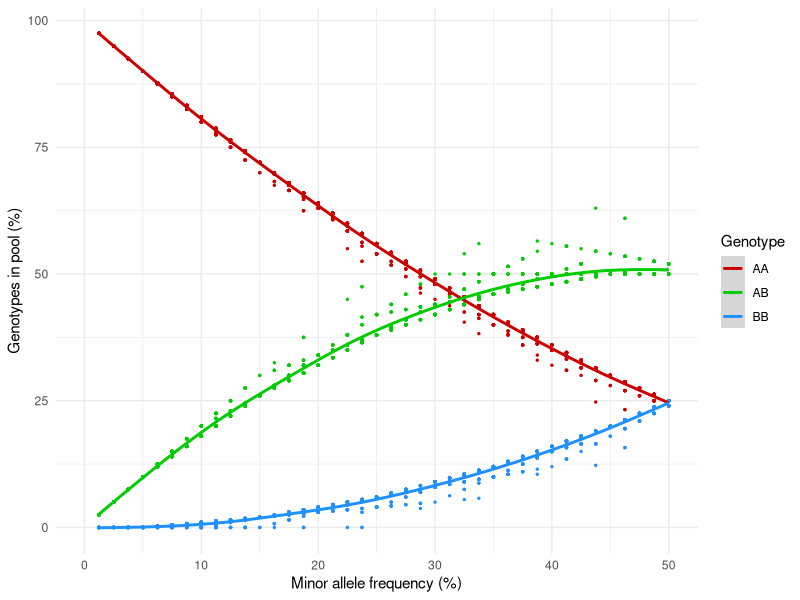

Reproduce this figure in R.
#first, the function to make random parents from an MAF pool
parent_maker<-function(male_n, female_n, MAF){
  n_par <- male_n + female_n
  t_alleles <- n_par *2
  p_MAF <- ceiling(MAF/100 * t_alleles)
  p_genpool <- c( rep( "A" , t_alleles - p_MAF) , rep( "B" , p_MAF))
  gen_indx <- c( 1:t_alleles )
  male<-c()
  female<-c()
  for ( p in 1:n_par ){
    temp_par <- sample( gen_indx, 2, replace = FALSE)
    gen_indx<-gen_indx[!(gen_indx %in% temp_par) ] #remove index numbers by identity, not position
    #assign the genotype, this time with "_" between alleles to keep them together:
    temp_par <- paste(p_genpool[ temp_par[1] ], p_genpool[ temp_par[2] ], sep = "_") 
    if(p <= male_n){
      male <- append(male, temp_par)
    }else{
      female <- append(female, temp_par)
    }
  }
  males <<- male
  females <<- female
}
#for a parental genotype pool with 2 males, 10 females and a MAF = 30% for this locus:
parent_maker(2,10,30)

#now a function to make crosses from this parental pool:
cross_sim<-function(dads,moms){
  genFreq<-c()
  crosses<-c()
  for(dad in 1:length(dads)){
    sire<-unlist(strsplit(dads[dad],split="_"))
    for(mom in 1:length(moms)){
      dam<-unlist(strsplit(moms[mom],split="_"))
      c1<-paste(sire[1],dam[1],sep="_")
      c2<-paste(sire[1],dam[2],sep="_")
      c3<-paste(sire[2],dam[1],sep="_")
      c4<-paste(sire[2],dam[2],sep="_")
      #add crosses to the list:
      crosses<-append(crosses,c1)
      crosses<-append(crosses,c2)
      crosses<-append(crosses,c3)
      crosses<-append(crosses,c4)
      #add all parental alleles to the list:
      genFreq<-append(genFreq,sire[1])
      genFreq<-append(genFreq,sire[2])
      genFreq<-append(genFreq,dam[1])
      genFreq<-append(genFreq,dam[2])
    }
  }
  #get summary stats of the pool:
  #realized MAF:
  r_MAF<-length(genFreq[genFreq=="B"])/length(genFreq)
  #each genotype proportion:
  p_AA<-length(crosses[crosses=="A_A"])/length(crosses)
  p_AB<-length(crosses[crosses=="A_B"|crosses=="B_A"])/length(crosses)
  p_BB<-length(crosses[crosses=="B_B"])/length(crosses)
  return(c("r_MAF"=round(r_MAF*100,2),"p_AA"=p_AA,"p_AB"=p_AB,"p_BB"=p_BB))
}
#to run a single cross:
sims<-cross_sim(males,females)

#to run multiple (30) simulations:
for(i in 1:30){
   parent_maker(5,20,30)
   if(i==1){
     sims<-cross_sim(males,females)
   }else{
     sims<-rbind(sims,cross_sim(males,females))
   }
}

#for multiple simulations(30) across a range of MAF values (1-50)
for(a in 1:50){
  MAF<-a
  for(i in 1:30){
    parent_maker(5,20,a)
    if(a==1){
      sims<-cross_sim(males,females)
    }else{
      sims<-rbind(sims,cross_sim(males,females))
    }
  }
}

#To plot your simulations:
library(reshape2)
library(ggplot2)
sims<-as.data.frame(sims)
m_sims<-melt(sims,id.vars=c("r_MAF"),variable.name = "gtype",value.name = "p")

ggplot(m_sims,aes(r_MAF,p*100))+
  geom_point(aes(color=gtype),size=0.5)+
  stat_smooth(aes(color=gtype))+
  scale_x_continuous("Minor allele frequency (%)", 
                     limits = c(0,50),
                     breaks=seq(0,50,by=10))+
  scale_y_continuous("Genotypes in pool (%)")+
  scale_color_manual("Genotype", breaks=c("p_AA","p_AB","p_BB"),
                     labels=c("AA","AB","BB"),values=c("red3","green3","dodgerblue"))+
  theme_minimal()
